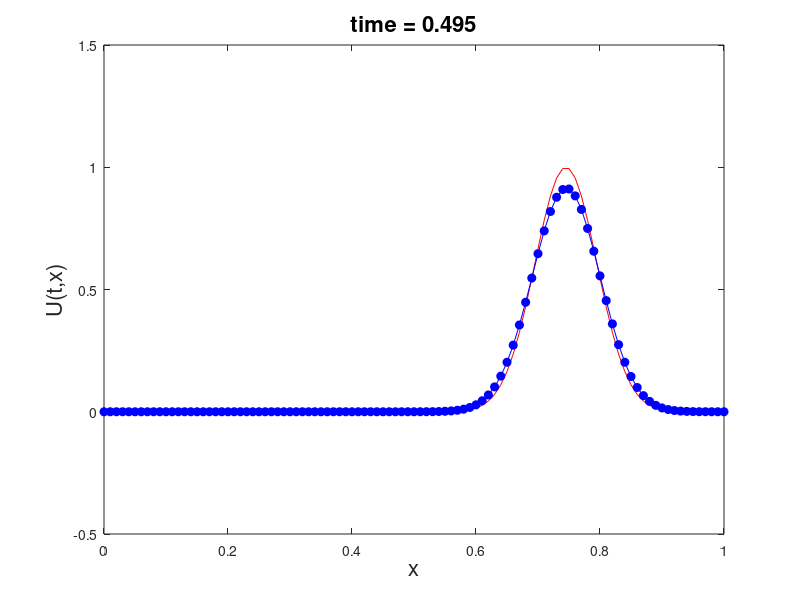

Here is the MATLAB script that generated this plot:
% 1D advection equation numerous simulation

% clear workspaces
clear
clc

% define variables
xmin = 0;       % minimum value of x
xmax = 1;       % maximum value of x
N = 100;        % no. nodes - 1
dt = 0.009;     % timestep
t = 0;          % time
tmax = 0.5;     % maximum value of t
v = 1;          % velocity

% discretise the domain
dx = (xmax - xmin)/N;
x = xmin - dx : dx : xmax + dx;

% set initial conditions
u0 = exp(-200*(x - 0.25).^2);
u = u0;
unp1 = u0;

% loop through time
nsteps = tmax/dt;
for n = 1: nsteps

    % calculate boundary conditions
    u(1) = u(3);
    u(N+3) = u(N+1);

    % calculate the FOU scheme
    for i = 2: N+2
        unp1(i) = u(i) - v*dt/dx*(u(i)-u(i-1));
    end

    % update t and u
    t = t + dt;
    u = unp1;

    % calculate exact solution
    exact = exp(-200*(x - 0.25 - v*t).^2);

    % plot solution
    plot(x, exact, 'r-');
    hold on
    plot(x, u, 'bo-', 'MarkerFaceColor','b');
    hold off
    axis([xmin xmax -0.5 1.5])
    xlabel('x', 'fontsize', 16)
    ylabel('U(t,x)', 'fontsize', 16)
    title(sprintf('time = %1.3f', t),'fontsize', 16)
    shg
    pause(dt);

end


